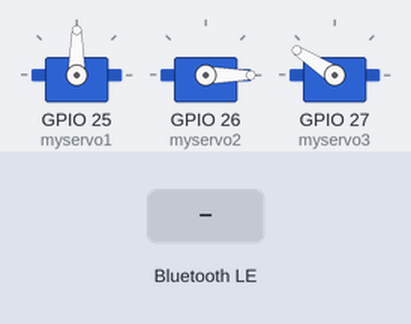
Bench run of a sketch on a simulated ESP32. On the bench: 3 × servo. The test bench sets the inputs (shaded band). Nothing arrives over Bluetooth unless stated; a phone connects over Bluetooth LE 3 s after start; what the sketch prints to the serial monitor is not drawn.

Above: at 1.2 s.
1.3 s: Bluetooth LE write "c" received
At 1.46 s:
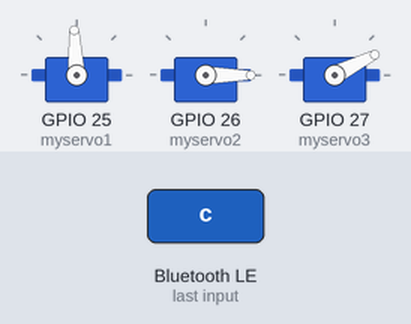
4.3 s: Bluetooth LE write "b" received
At 4.46 s:
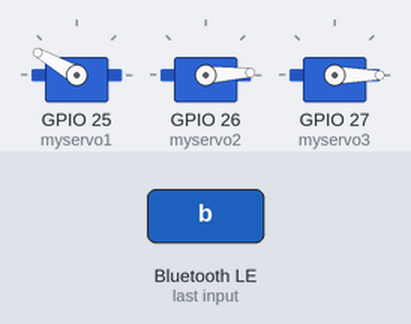
7.3 s: Bluetooth LE write "a" received
At 7.47 s:
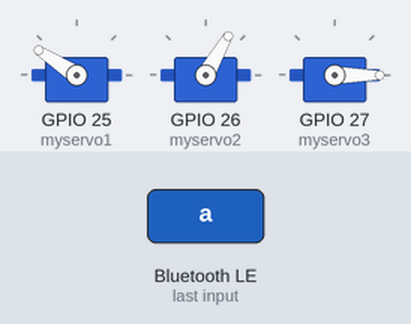
10.3 s: Bluetooth LE write "d" received
At 10.48 s:
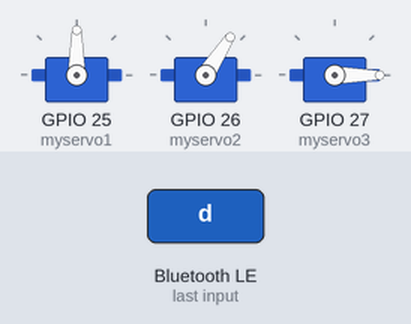
13.3 s: Bluetooth LE write "E" received
At 16.2 s:
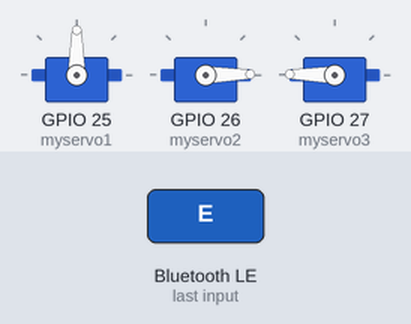
16.3 s: Bluetooth LE write "H" received
At 18.6 s:
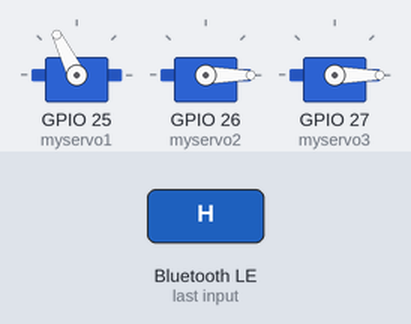
Timing chart, 0 to 20.1 s (numbered marks = the images above; inputs shaded):
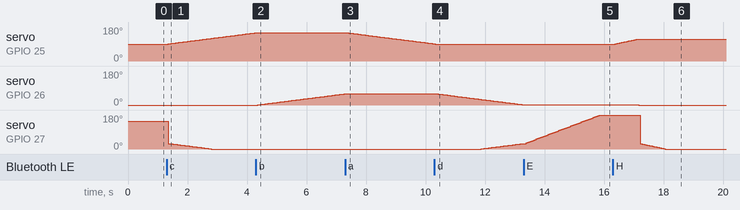

Measured:
- after the input at 1.3 s, servo on GPIO 25 (myservo1): moves from 90° to 149° over 2.9 s, starting after 0.05 s; servo on GPIO 27 (myservo3): moves from 147° to 0° over 1.5 s, starting after 0.05 s
- after the input at 4.3 s, servo on GPIO 25 (myservo1): goes on until 4.3 s, then stays 150°; servo on GPIO 26 (myservo2): moves from 0° to 59° over 2.9 s, starting after 0.06 s
- after the input at 7.3 s, servo on GPIO 25 (myservo1): moves from 150° to 91° over 2.9 s, starting after 0.07 s; servo on GPIO 26 (myservo2): goes on until 7.3 s, then stays 60°
- after the input at 10.3 s, servo on GPIO 25 (myservo1): goes on until 10.3 s, then stays 90°; servo on GPIO 26 (myservo2): moves from 60° to 1° over 2.9 s, starting after 0.07 s
- after the input at 13.3 s, servo on GPIO 27 (myservo3): moves from 29° to 179° over 2.5 s, starting after 0.08 s
- after the input at 16.3 s, servo on GPIO 25 (myservo1): moves from 90° to 116° over 0.75 s, starting after 0.09 s; servo on GPIO 26 (myservo2): 1° → 0° after 0.87 s; servo on GPIO 27 (myservo3): moves from 179° to 0° over 0.84 s, starting after 0.93 s

The sketch:

sketch_esp32_arm-control_20240526214219.ino
```cpp
#include <BLEDevice.h>
#include <BLEServer.h>
#include <BLEUtils.h>
#include <BLE2902.h>
#include <String.h>
#include <ESP32Servo.h>

Servo myservo1;  // 定義servo對象，最多八個
Servo myservo2;
Servo myservo3;
int pos1 = 90;    // 定義servo轉動位置
int pos2 = 0;
int pos3 = 147;
int a =0;

BLECharacteristic *pCharacteristic;
bool deviceConnected = false;
uint8_t txValue = 0;
long lastMsg = 0;
String rxload="Test\n";

/*為BLE供應商定義指定的 UUID 編號*/
#define SERVICE_UUID           "6E400001-B5A3-F393-E0A9-E50E24DCCA9E"
#define CHARACTERISTIC_UUID_RX "6E400002-B5A3-F393-E0A9-E50E24DCCA9E"
#define CHARACTERISTIC_UUID_TX "6E400003-B5A3-F393-E0A9-E50E24DCCA9E"

/*為BLE服務器編寫一個Callback函式來管理BLE的連接。*/
class MyServerCallbacks: public BLEServerCallbacks {
    void onConnect(BLEServer* pServer) {
      deviceConnected = true;
    };
    void onDisconnect(BLEServer* pServer) {
      deviceConnected = false;
    }
};

/*具有BLE功能的Callback函式。
 *調用時，移動終端向 ESP32 發送數據時，會將其存儲到 reload 中。
 */
class MyCallbacks: public BLECharacteristicCallbacks {
    void onWrite(BLECharacteristic *pCharacteristic) {
      std::string rxValue = pCharacteristic->getValue();
      if (rxValue.length() > 0) {
        rxload="";
        for (int i = 0; i < rxValue.length(); i++){
          rxload +=(char)rxValue[i];
        }
      }
    }
};

/*創建BLE server流程：
 *1. Create a BLE Server
 *2. Create a BLE Service
 *3. Create a BLE Characteristic on the Service
 *4. Create a BLE Descriptor on the characteristic
 *5. Start the service
 *6. Start advertising
 */
void setupBLE(String BLEName){
  const char *ble_name=BLEName.c_str();
  BLEDevice::init(ble_name);
  BLEServer *pServer = BLEDevice::createServer();
  pServer->setCallbacks(new MyServerCallbacks());
  BLEService *pService = pServer->createService(SERVICE_UUID);
  pCharacteristic= pService->createCharacteristic(CHARACTERISTIC_UUID_TX,BLECharacteristic::PROPERTY_NOTIFY);
  pCharacteristic->addDescriptor(new BLE2902());
  BLECharacteristic *pCharacteristic = pService->createCharacteristic(CHARACTERISTIC_UUID_RX,BLECharacteristic::PROPERTY_WRITE);
  pCharacteristic->setCallbacks(new MyCallbacks());
  pService->start();
  pServer->getAdvertising()->start();
  Serial.println("Waiting a client connection to notify...");
}

void setup() {
  Serial.begin(9600);
  setupBLE("ESP32_BLE_Robert"); //初始化BLE並為其命名，藍牙顯示名稱可自行更改
  int pos1 = 90;    // 定義servo轉動位置
  int pos2 = 0;
  int pos3 = 147;
  int a = 0;
  myservo1.write(pos1);
      myservo1.attach(25);  // 設置servo控制腳位
    myservo2.write(pos2);
      myservo2.attach(26);
    myservo3.write(pos3);
      myservo3.attach(27);

}

/*當手機通過BLE藍牙向ESP32發送訊息時，會通過ESP32的序列視窗顯示出來；
 *經由ESP32的序列視窗發送訊息後，會通過BLE藍牙發送到手機。
 */
void loop() {
  long now = millis();
  if (now - lastMsg > 100) {
    if (deviceConnected&&rxload.length()>0) {
        Serial.println(rxload);

    }

      //讀取字元
      if (rxload == "c" && pos1<=177 ){
        pos1 +=1;
        pos3 = 120-pos1-pos2;
        myservo3.write(pos3+a);
        myservo1.write(pos1);
        Serial.println("1前");
      }
      else if (rxload == "a" && pos1>1 ){
        pos1 -=1;
        pos3 = 120-pos1-pos2;
        myservo3.write(pos3+a);
        myservo1.write(pos1);

        Serial.println("1後");
      }
      else if (rxload == "b" && pos2<=177){
        pos2 +=1;
        pos3 = 120-pos1-pos2;
        myservo3.write(pos3+a);
        myservo2.write(pos2);

        Serial.println("2前");
      }
      else if (rxload == "d" && pos2>1 ){
        pos2 -=1;
        pos3 = 120-pos1-pos2;
        myservo3.write(pos3+a);
        myservo2.write(pos2);

        Serial.println("2後");
      }
      else if (rxload == "E" && (pos3+a)<=177){
        a +=3;
        myservo3.write(pos3+a);

        Serial.println("3前");
      }
      else if (rxload == "G" && (pos3+a)>1){
        a -=2;
        myservo3.write(pos3+a);
        Serial.println("3後");
      }
      else if (rxload == "H" ){

        a = 0;
        while(pos1<=115){
          pos1 +=1;
          myservo1.write(pos1);
          delay(30);
        }
        while(pos2>=0){
          pos2 -=1;
          myservo2.write(pos2);
          delay(30);
        }
        while(pos3>=0){
          pos3 -=1;
          myservo3.write(pos3);
          delay(30);
        }

        Serial.println("放球動作完成");
        delay(5000);

        while(pos1>=105){
          pos1 -=1;
          myservo1.write(pos1);
          delay(6);
        }
        while(pos2>=0){
          pos2 -=1;
          myservo2.write(pos2);
          delay(6);
        }
        while(pos3>=10){
          pos3 -=1;
          myservo3.write(pos3);
          delay(6);
        }
        Serial.println("初始化");

      }
      else if (rxload == "F" ){
        pos1 = 90;    // 定義servo轉動位置
        pos2 = 0;
        pos3 = 0;
        a = 0;
        myservo1.write(pos1);
        myservo2.write(pos2);
        myservo3.write(pos3);
      }


  delay(50);
  }
}
```
